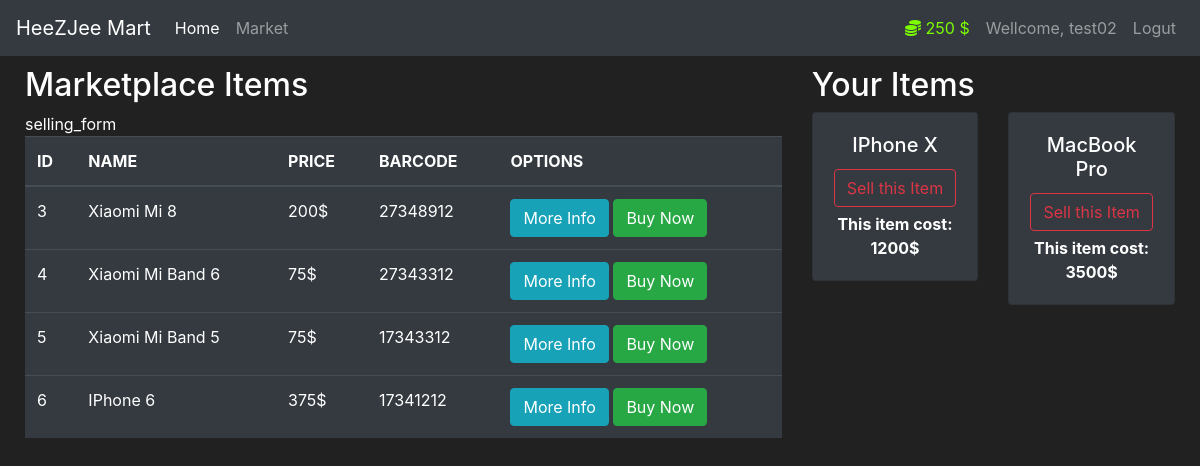
Page /market (signed in) on the committed database.
### src/models.py (models this page shows, shortened)
class User(db.Model, UserMixin):
    id = db.Column(db.Integer(), primary_key=True)
    username = db.Column(db.String(length=30), nullable=False, unique=True)
    email = db.Column(db.String(length=50), nullable=False, unique=True)
    password = db.Column(db.String(length=60), nullable=False)
    budget = db.Column(db.Integer(), nullable=False, default=1000)
    item = db.relationship('Item', backref='owned_user', lazy=True)
    @property
    def password_hash(self):
        return self.password_hash
    @property
    def pretty_budget(self):
        if len(str(self.budget)) > 3:
            return f"{str(self.budget)[:-3]},{str(self.budget)[-3:]} $"
        else:
            return f"{self.budget} $"

class Item(db.Model):
    id = db.Column(db.Integer(), primary_key=True)
    name = db.Column(db.String(length=30), nullable=False, unique=True)
    price = db.Column(db.Integer(), nullable=False)
    barcode = db.Column(db.String(length=8), nullable=False, unique=True)
    description = db.Column(db.String(length=1024), nullable=False, unique=True)
    owner = db.Column(db.Integer(),db.ForeignKey('user.id'))

### src/routes.py (the view, shortened to what this page needs)
@app.route('/market', methods=["GET", "POST"])
@login_required
def market():
    purchase_form = PurchaseItem()
    selling_form = SellItem()
    if request.method == "GET":
        items: List[object] = Item.query.filter_by(owner=None)
        owned_items = Item.query.filter_by(owner=current_user.id)
        return render_template("market.html", items=items, purchase_form=purchase_form, owned_items=owned_items, selling_form=selling_form)

### src/models.py (called while the page is built)
@login_manager.user_loader
def load_user(user_id):
    return User.query.get(int(user_id))

### src/templates/market.html (shortened to what this page needs)
{% extends './base.html' %} {% block title %} Market Page {% endblock %} {%block
content %}
<div class="row" style="margin: 10px">
  <div class="col-8">
    <h2>Marketplace Items</h2>
    <table class="table table-hover table-dark">
      <thead>
        <tr>
          <th scope="col">ID</th>
          <th scope="col">NAME</th>
          <th scope="col">PRICE</th>
          <th scope="col">BARCODE</th>
          <th scope="col">OPTIONS</th>
        </tr>
      </thead>
      <tbody>
        {% for item in items %} {% include 'includes/items_modal.html' %}
        <tr>
          <td scope="col">{{item.id}}</td>
          <td scope="col">{{item.name}}</td>
          <td scope="col">{{item.price}}$</td>
          <td scope="col">{{item.barcode}}</td>
          <td>
            <button
              class="btn btn-outline btn-info"
              data-toggle="modal"
              data-target="#Modal-MoreInfo-{{ item.id }}"
            >
              More Info
            </button>
            <button
              class="btn btn-outline btn-success"
              data-toggle="modal"
              data-target="#Modal-PurchaseItem-{{ item.id }}"
            >
              Buy Now
            </button>
          </td>
        </tr>
        {% endfor %}
      </tbody>
    </table>
  </div>
  <div class="col-4">
    <h2>Your Items</h2>
    <div class="row">
      {%for owned_item in owned_items%}
      <div class="col-md-6">
        <div style="margin-bottom: 5px" class="card text-center bg-dark">
          <div class="card-body">
            <h5 class="card-title">{{owned_item.name}}</h5>
            <button
              type="button"
              class="btn btn-outline-danger"
              style="margin-bottom: 5px"
              data-toggle="modal"
              data-target="#Modal-SellingItem-{{ owned_item.id }}"
            >
              Sell this Item
            </button>
            <p class="card-text"><strong>This item cost: {{owned_item.price}}$</strong></p>
          </div>
        </div>
      </div>
      {%endfor%}
    </div>
  </div>
</div>
{% endblock %}

### src/templates/base.html (shortened to what this page needs)
<!DOCTYPE html>
<html lang="en">
  <head>
    <link
      rel="stylesheet"
      href="https://cdn.jsdelivr.net/npm/bootstrap@4.5.3/dist/css/bootstrap.min.css"
    />
  </head>
  <body>
    <nav class="navbar navbar-expand-md navbar-dark bg-dark">
      <a class="navbar-brand" href="{{ url_for('index' )}}">HeeZJee Mart</a>
      <div class="collapse navbar-collapse" id="navbarNav">
        <ul class="navbar-nav mr-auto">
          <li class="nav-item active">
            <a class="nav-link" href="{{ url_for('index' )}}"
              >Home <span class="sr-only">(current)</span></a
            >
          </li>
          <li class="nav-item">
            <a class="nav-link" href="{{ url_for('market' )}}">Market</a>
          </li>
        </ul>
        {%if current_user.is_authenticated%}
        <ul class="navbar-nav">
          <li class="nav-item">
            <a class="nav-link" style="color: lawngreen">
              <i class="fas fa-coins"></i>
              {{current_user.pretty_budget}}
            </a>
          </li>
          <li class="nav-item">
            <a class="nav-link">Wellcome, {{current_user.username}}</a>
          </li>
          <li class="nav-item">
            <a class="nav-link" href="{{ url_for('logout' )}}">Logut</a>
          </li>
        </ul>
        {%endif%}
      </div>
    </nav>
    {% block content %} {% endblock %}
  </body>
</html>

### src/templates/base.html (style rules this page uses)
body { background-color: #212121; color: white; }

### rows in the picture
User: pretty_budget "250 $", username "test02"
Item: id "3", name "Xiaomi Mi 8", price "200", barcode "27348912"
Item: id "4", name "Xiaomi Mi Band 6", price "75", barcode "27343312"
Item: id "5", name "Xiaomi Mi Band 5", price "75", barcode "17343312"
Item: id "6", name "IPhone 6", price "375", barcode "17341212"
Item: name "IPhone X", price "1200"
Item: name "MacBook Pro", price "3500"
